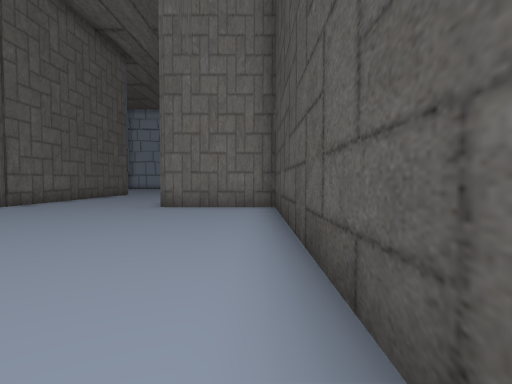
view 1 (above)

22 first-person views from a walk through a scene from a Unity 3-D project. The camera is 1.4 m above the floor, tilts 2° down and sees 80° across. The floor is counted in squares, 2 m on a side. Each view is taken from the middle of a square. On the plan, view 1 faces up. The plan holds only what a view shows up to about 10 squares ahead; the rest is blank. The place goes on beyond the plan. The player is left out.

view 2
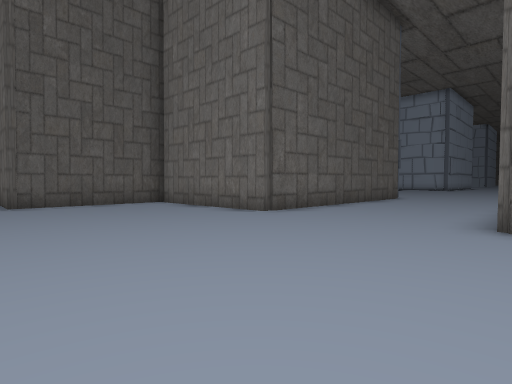

view 3
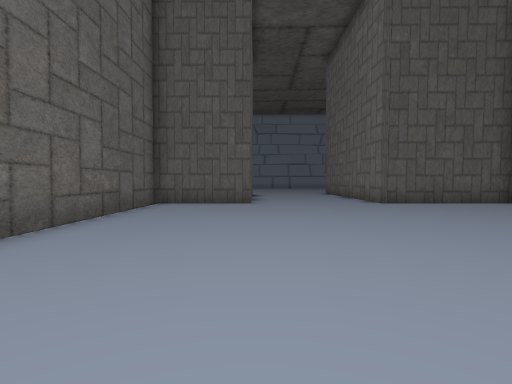

view 4
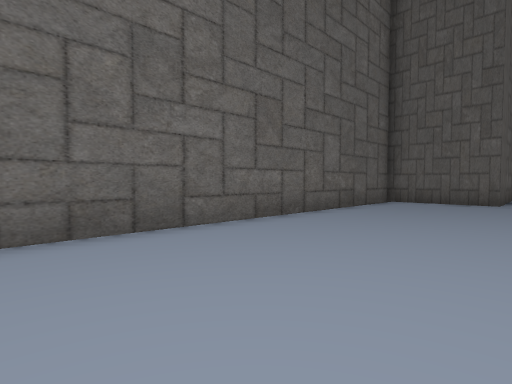

view 5
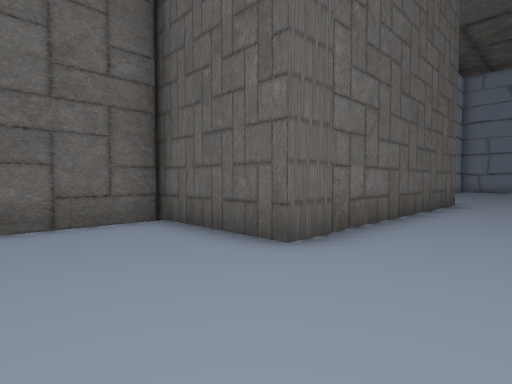

view 6
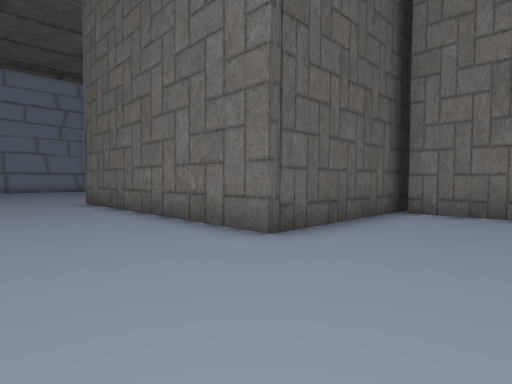

view 7
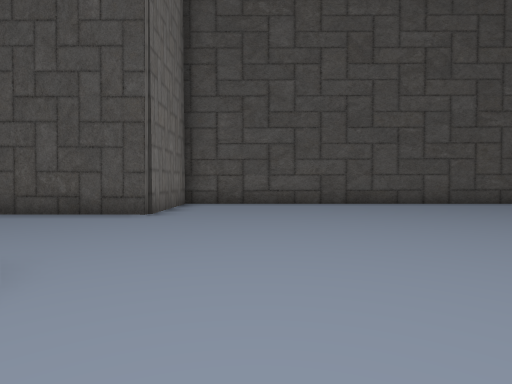

view 8
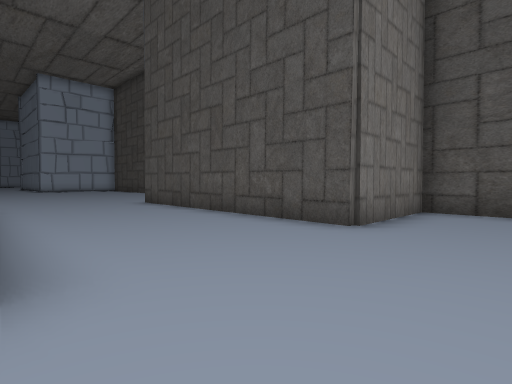

view 9
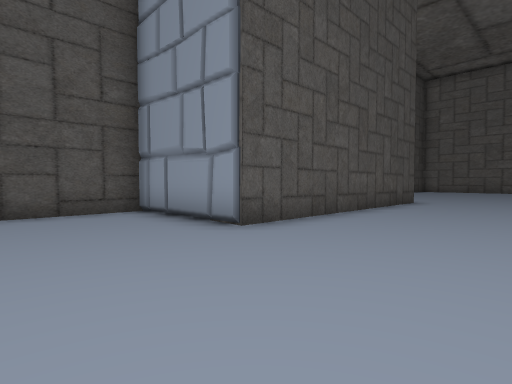

view 10
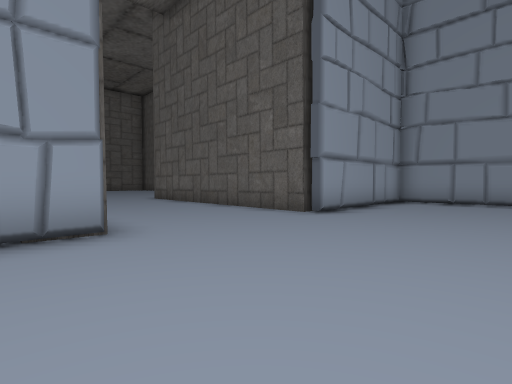

view 11
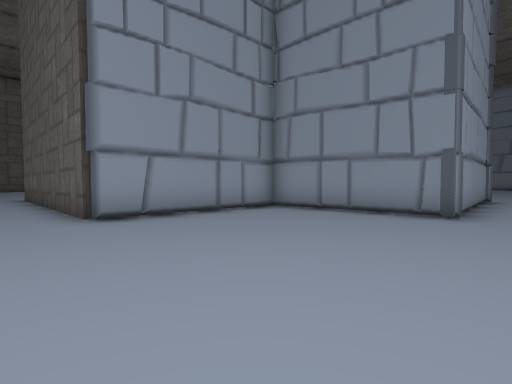

view 12
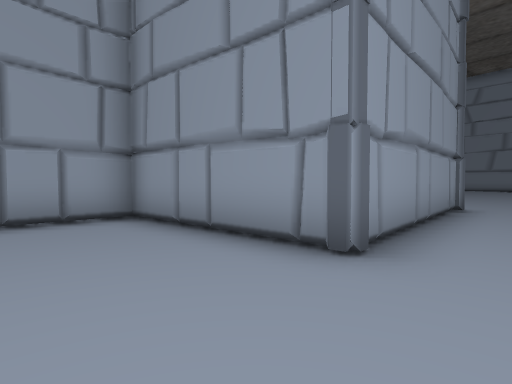

view 13
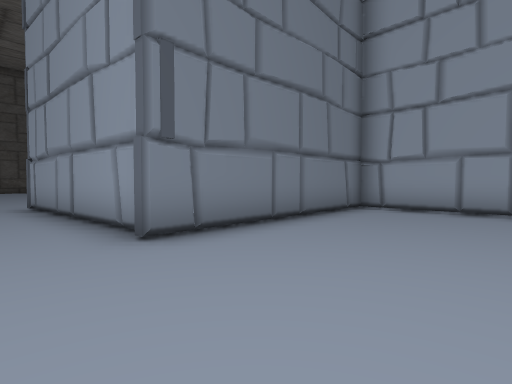

view 14
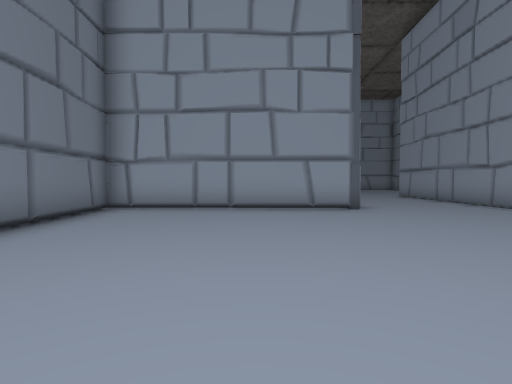

view 15
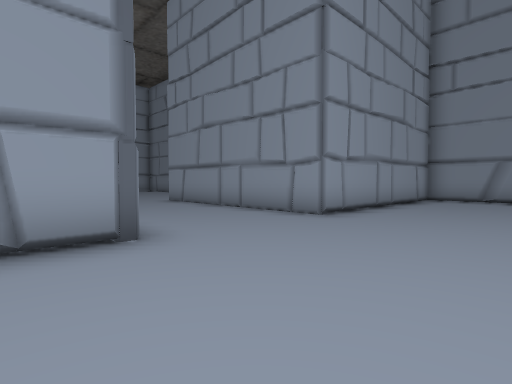

view 16
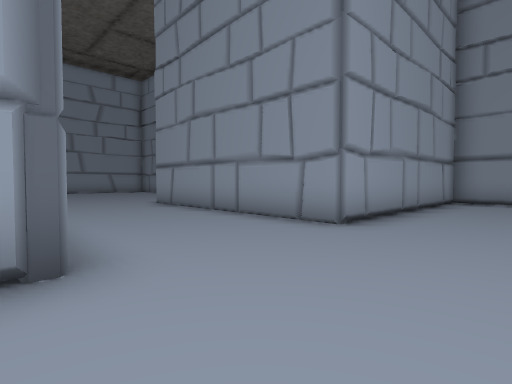

view 17
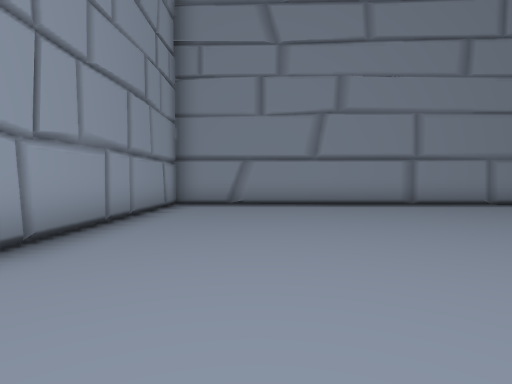

view 18
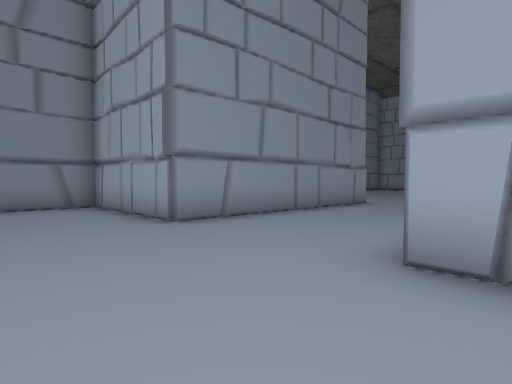

view 19
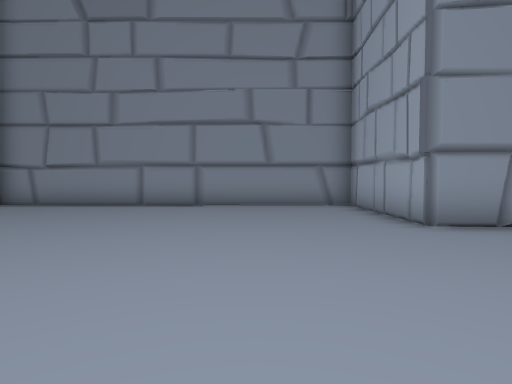

view 20
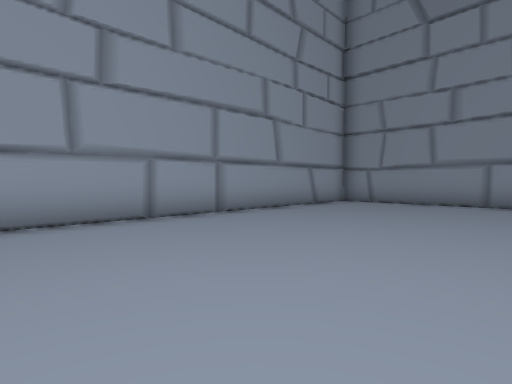

view 21
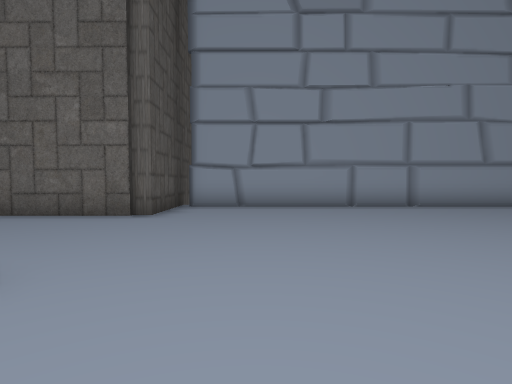

view 22
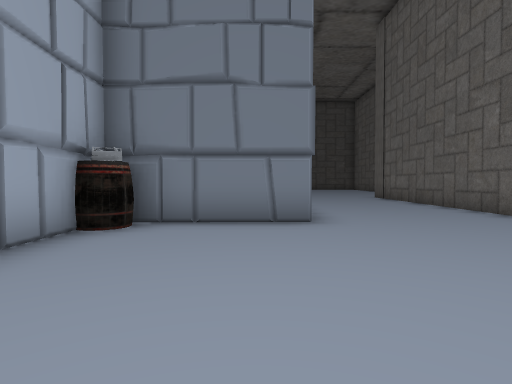

### Floor plan
Points are (right, up) in squares from view 1. A wall is a line through its corners. A room is listed if a view was taken in it or the views show most of it. See-through windows are left out.
Room 1 (views 1, 2, 3, 4, 5, 6, 7, 8, 9, 10, 11, 12, 18, 19, 20, 21, 22)
walls: (-11.6, 8.9) (-11.7, 4) (-19.8, 4) (-19.8, 6.5); (-20.6, 7.6) (-23.9, 7.6); (-7.1, 15.8) (-6.6, 15.8); (-19.7, -3.5) (-19.8, -0.2) (-11.7, -0.2) (-11.8, -3.2) (-1.3, -3.2); (-11.6, 20.7) (-11.4, 16.2) (-6.7, 16.3) (-6.9, 8.2) (-11.4, 8); (0.5, -2.1) (0.5, 8.2) (-2.6, 8.2) (-2.4, 15.9) (1, 15.9) (1, 18.4); (-27.7, 7.7) (-31.8, 7.7) (-31.9, -2.5); (-31.9, 7.2) (-31.8, 6.6); (-30.2, -2.6) (-29.8, -2.5); (-30.7, -2.5) (-20.2, -2.5)
ways out: opening at (-26, 8) to room 2; opening at (-11.5, 21.5) to room 2
Room 2 (views 13, 14, 15, 16, 17)
walls: (-23.6, 14.5) (-17.3, 14.4) (-17.6, 20.3) (-11.6, 20.7); (-33.9, 17) (-34, 16.4) (-33.9, 16.1); (-33.8, 21.6) (-33.8, 21.1); (-33.7, 22.6) (-34, 14.6) (-27.4, 14.5) (-27.7, 7.7)
ways out: opening at (-26, 8) to room 1; opening at (-11.5, 21.5) to room 1

Positions as (right, up) in squares from view 1, and headings:
1: (0, 0), facing up
2: (-2, 3), facing up-left
3: (-2, 0), facing left
4: (-1, 1), facing down-left
5: (-9, 2), facing down-left
6: (-9, 1), facing up-left
7: (-9, 6), facing right
8: (-7, 6), facing up-right
9: (-6, 19), facing down-right
10: (-1, 20), facing down-left
11: (-5, 22), facing down-left
12: (-9, 22), facing down-left
13: (-21, 22), facing down-right
14: (-21, 22), facing down
15: (-22, 18), facing down-left
16: (-23, 17), facing down-left
17: (-25, 17), facing left
18: (-23, 5), facing up-left
19: (-23, 5), facing left
20: (-22, 3), facing down-left
21: (-22, 6), facing down
22: (-25, 5), facing right
